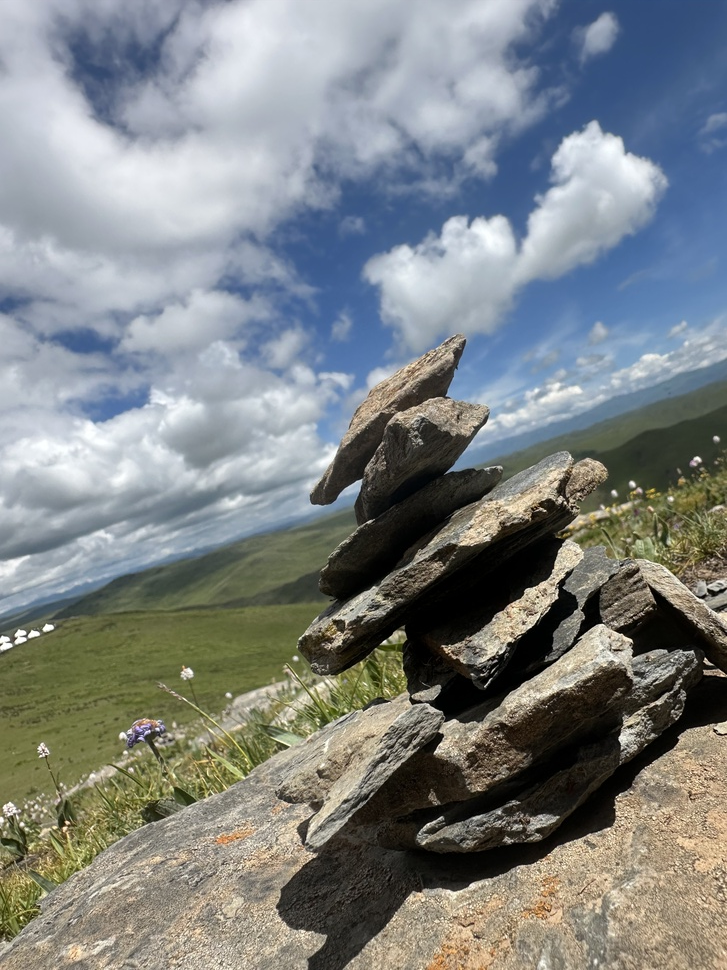
#> input picture test.jpg, 727 x 970 px, shrunk from 3024 x 4032 before the run
$ python lab1_filter_ops.py   (older library calls are emulated)
#> lines starting #> are read from the running program, lines starting #| are printed output that depends on the picture
# -*- coding: utf-8 -*-
import cv2
import matplotlib.pyplot as plt

# 读取图像
image = cv2.imread('test.jpg')
#> image is the input picture: shape (970, 727, 3); mean B, G, R 131.4, 131.4, 126.6
if image is None:
    print("⚠️ 未找到 test.jpg，请检查文件路径！")
    exit()

# 转为灰度图（滤波和边缘检测常在灰度图上进行）
gray = cv2.cvtColor(image, cv2.COLOR_BGR2GRAY)
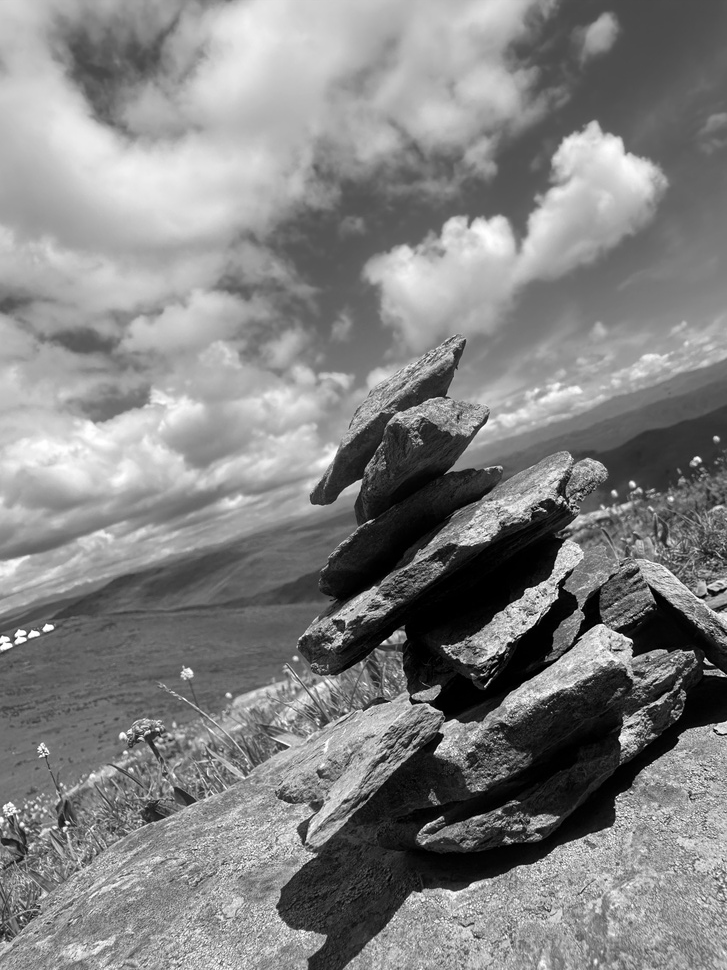
#> gray: shape (970, 727); min 0, max 255, mean 129.9

# 1️⃣ 均值滤波（去除细小噪声）
mean_blur = cv2.blur(gray, (5, 5))

# 2️⃣ 高斯滤波（更柔和的模糊效果）
gaussian_blur = cv2.GaussianBlur(gray, (5, 5), 1.0)

# 3️⃣ 中值滤波（对椒盐噪声非常有效）
median_blur = cv2.medianBlur(gray, 5)

# 4️⃣ Sobel 边缘检测（提取水平与垂直边）
sobel_x = cv2.Sobel(gray, cv2.CV_64F, 1, 0, ksize=3)
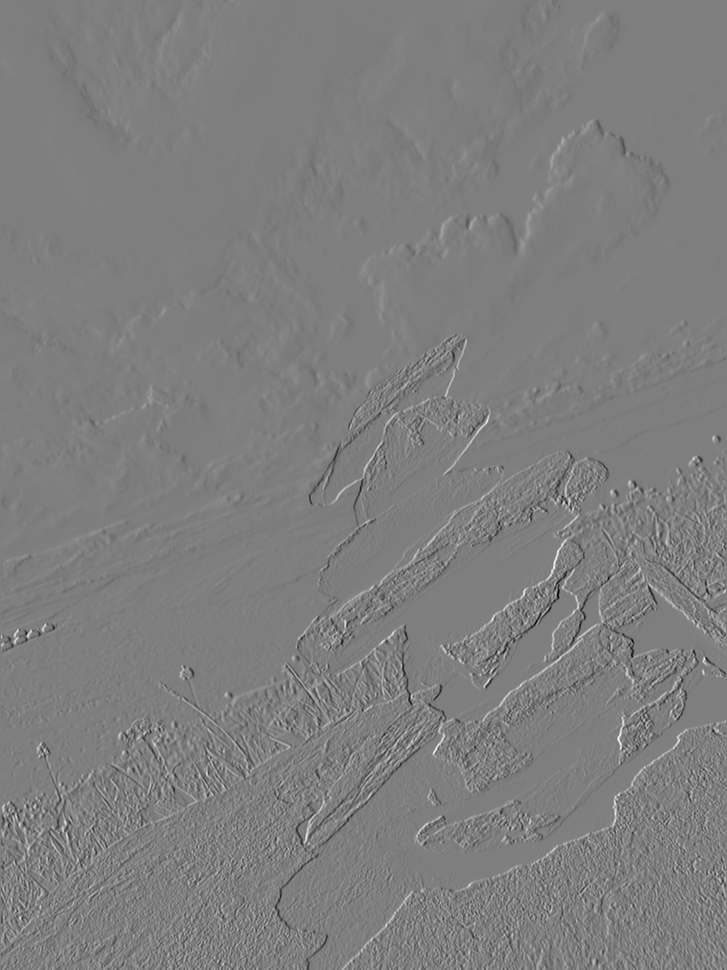
#> sobel_x: shape (970, 727) float64; min -868, max 878, mean -0.4; drawn with min black and max white
sobel_y = cv2.Sobel(gray, cv2.CV_64F, 0, 1, ksize=3)
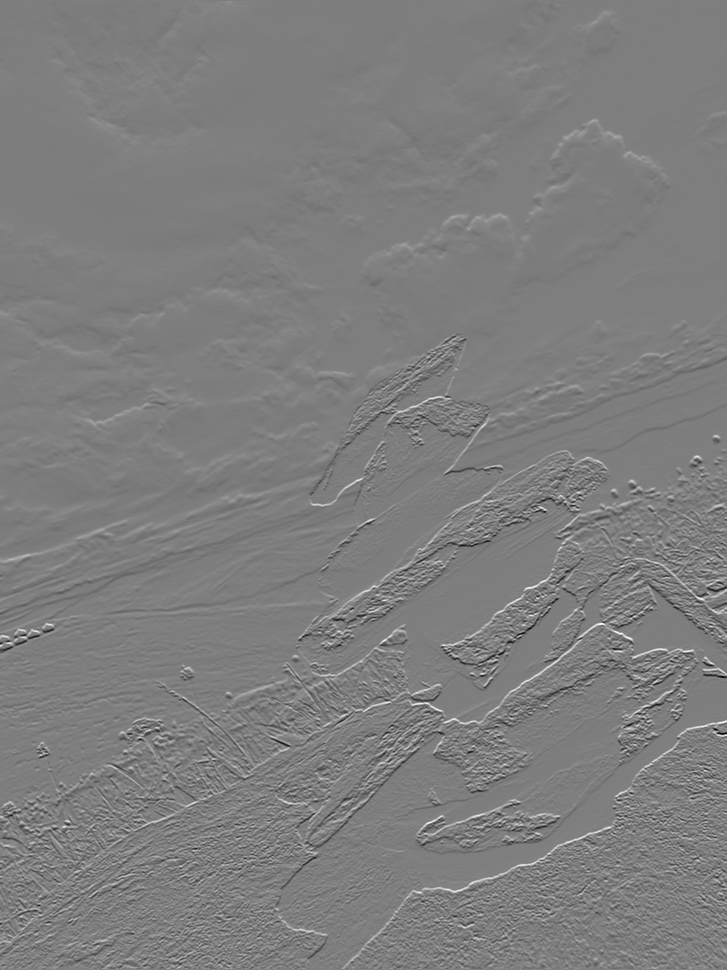
#> sobel_y: shape (970, 727) float64; min -902, max 918, mean -0.1; drawn with min black and max white
sobel = cv2.magnitude(sobel_x, sobel_y)
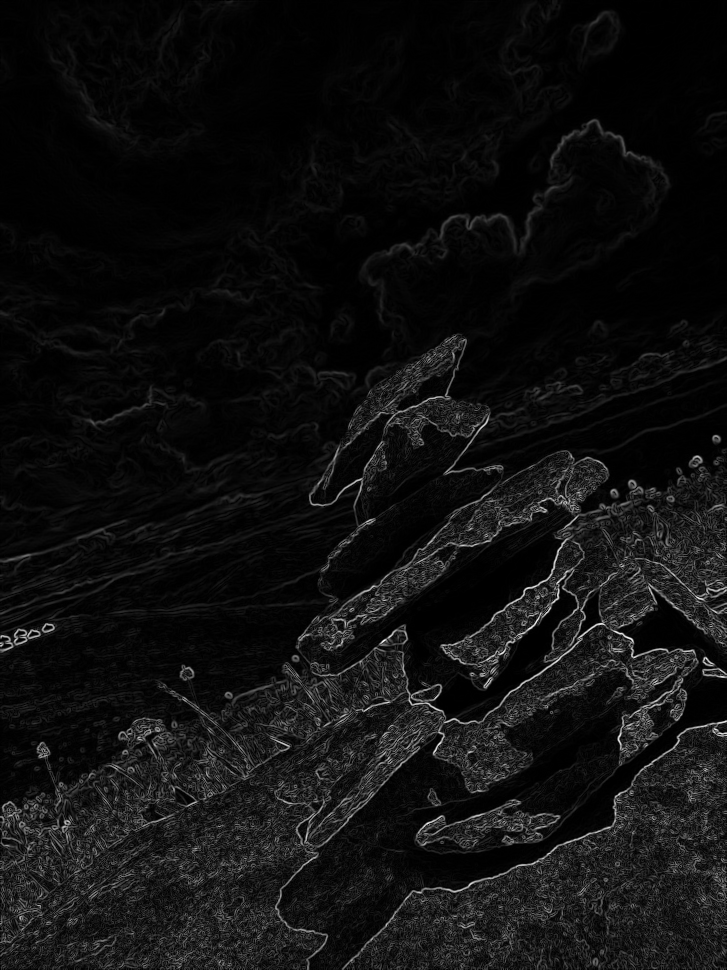
#> sobel: shape (970, 727) float64; min 0, max 998.1, mean 64.2; drawn with min black and max white

# 5️⃣ Canny 边缘检测（常用的边缘检测算法）
canny = cv2.Canny(gray, 100, 200)
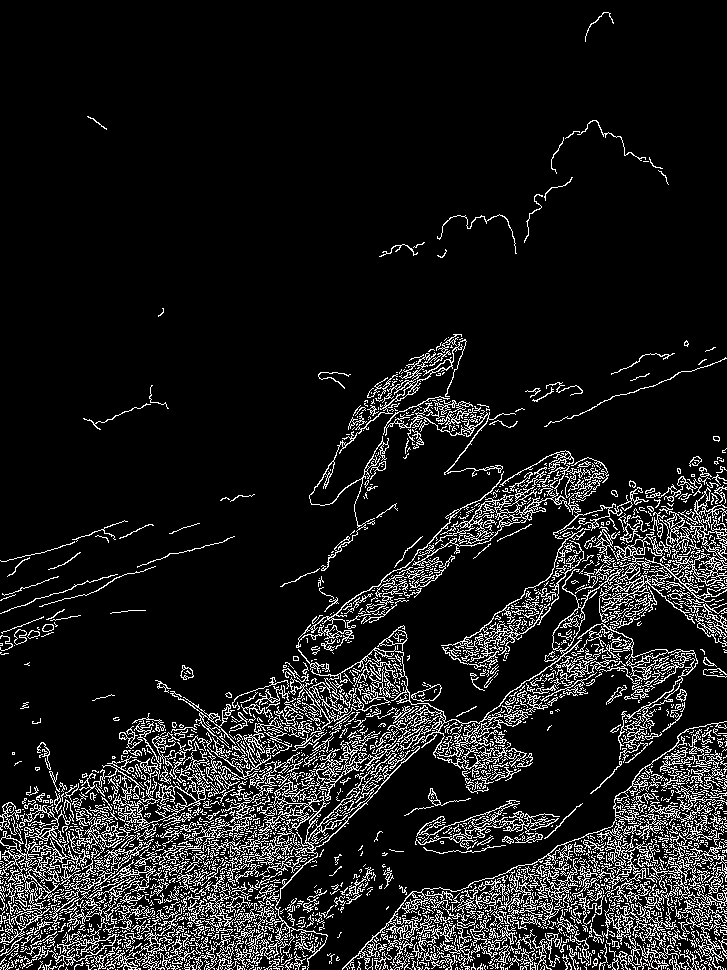
#> canny: shape (970, 727); 10.9% white in thin lines or dots

# 显示结果
plt.figure(figsize=(12, 6))
plt.subplot(2, 3, 1); plt.title("Original Gray"); plt.imshow(gray, cmap='gray'); plt.axis('off')
plt.subplot(2, 3, 2); plt.title("Mean Blur"); plt.imshow(mean_blur, cmap='gray'); plt.axis('off')
plt.subplot(2, 3, 3); plt.title("Gaussian Blur"); plt.imshow(gaussian_blur, cmap='gray'); plt.axis('off')
plt.subplot(2, 3, 4); plt.title("Median Blur"); plt.imshow(median_blur, cmap='gray'); plt.axis('off')
plt.subplot(2, 3, 5); plt.title("Sobel Edge"); plt.imshow(sobel, cmap='gray'); plt.axis('off')
plt.subplot(2, 3, 6); plt.title("Canny Edge"); plt.imshow(canny, cmap='gray'); plt.axis('off')
plt.tight_layout()
plt.show()

# 保存结果
cv2.imwrite('blur_mean.jpg', mean_blur)
cv2.imwrite('blur_gaussian.jpg', gaussian_blur)
cv2.imwrite('blur_median.jpg', median_blur)
cv2.imwrite('edge_sobel.jpg', sobel)
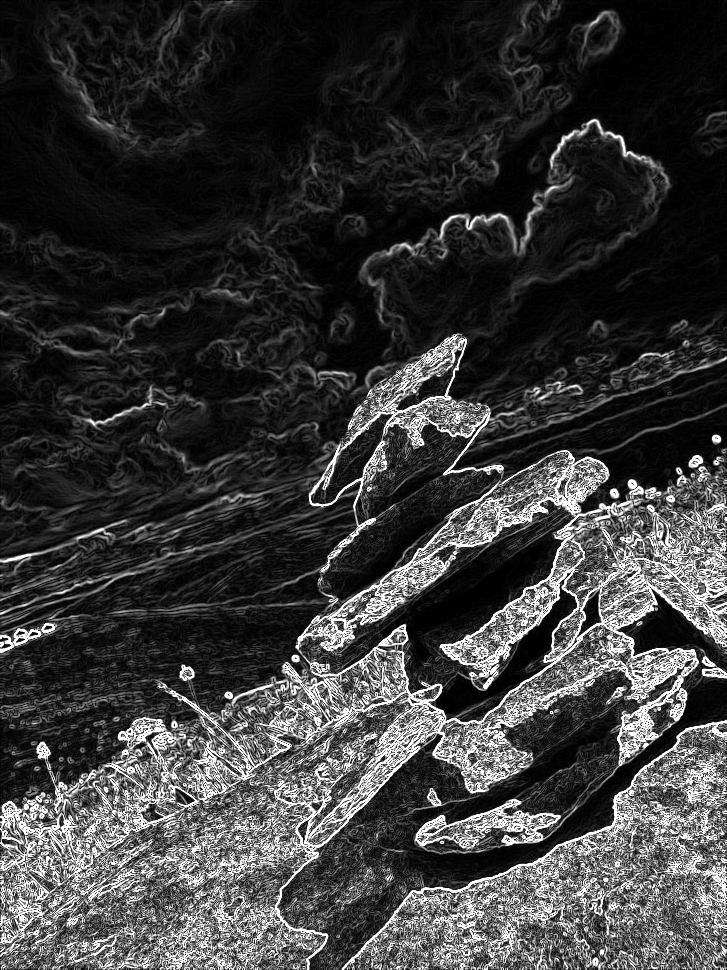
#> saved as edge_sobel.jpg: shape (970, 727); min 0, max 255, mean 58.3
cv2.imwrite('edge_canny.jpg', canny)
print("✅ 滤波与边缘检测结果已保存：blur_*.jpg, edge_*.jpg")
